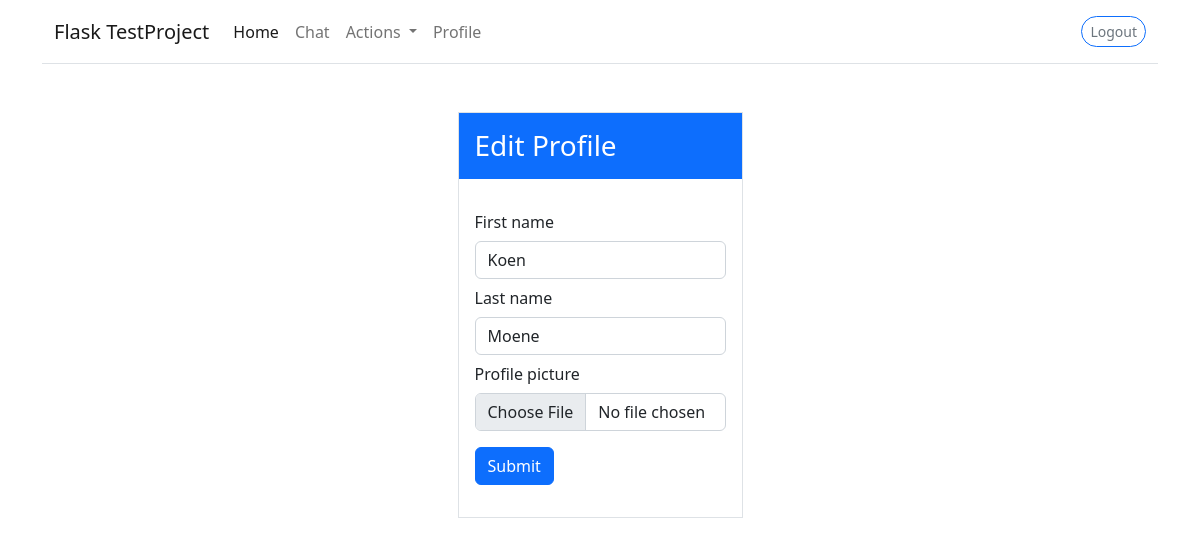
The page /createprofile (signed in) on the database as committed earlier.
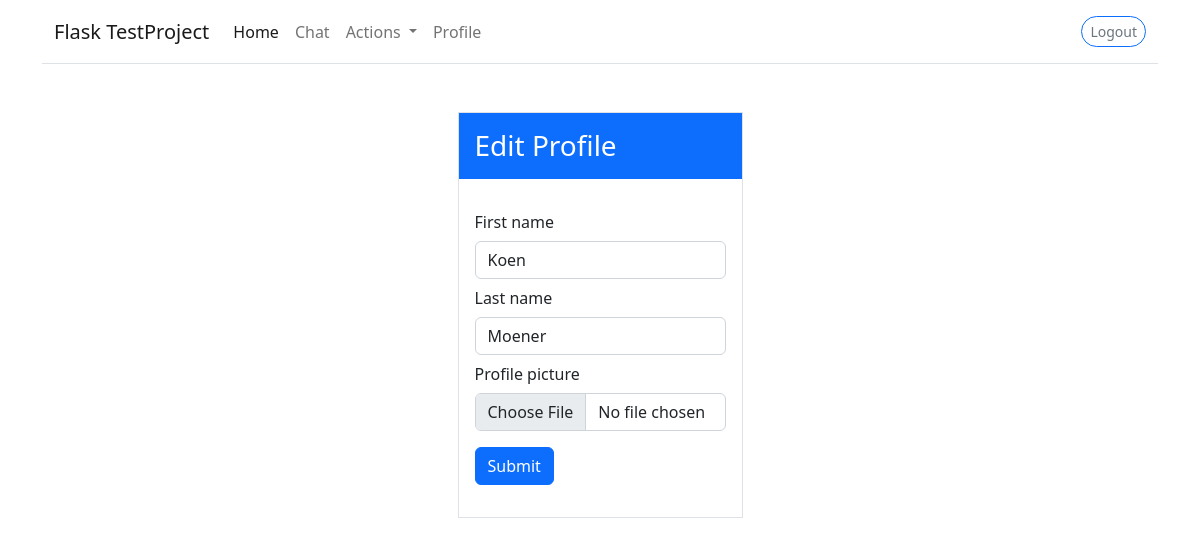
The same page on the database as committed later.
### models.py (models this page shows, shortened)
class Profile(db.Model):
    __tablename__ = 'profile'
    id = db.Column(db.Integer, primary_key=True)
    userid = db.Column(db.ForeignKey(User.id))
    first_name = db.Column(db.String())
    last_name = db.Column(db.String())
    picture = db.Column(db.String())
    last_updated = db.Column(db.DateTime(), default=datetime.now())

### bp_auth.py (the view, shortened to what this page needs)
@auth.route('/createprofile', methods=['GET', 'POST'])
@login_required
def create_profile():
    return render_template('create_profile.html')

### app.py (called while the page is built)
@login_manager.user_loader
def load_user(user_id):
    return User.query.get(int(user_id))

### templates/create_profile.html (shortened to what this page needs)
{%extends 'layouts/auth_layout.html'%}
{%block content%}
{%if current_user.profile == None %}
<div class="row align-items-center">
    <div class=" row-cols mt-5 col-md-3 mx-auto  border border-1 g-0">
        <div class="col bg-primary text-white">
            <h3 class="ml-2 p-3">Add Profile</h3>
        </div>
        <div class="g-3 p-3">
            <form enctype="multipart/form-data" action="" method="POST" class="form">
                <input type="hidden" name="_method" value="POST">
                <div class="col-auto">
                    <label for="firstname" class="col-form-label">First name</label>
                </div>
                <div class="col-auto">
                    <input type="text" name="firstname" placeholder="First name" class="form-control"
                        aria-describedby="emailHelpInline">
                </div>
                <div class="col-auto">
                </div>
                <div class="col-auto">
                    <label for="lastname" class="col-form-label">Last name</label>
                </div>
                <div class="col-auto">
                    <input type="text" name="lastname" placeholder="Last Name" class="form-control"
                        aria-describedby="passwordHelpInline">
                </div>
                <div class="col-auto">
                </div>
                <div class="col-auto">
                    <label for="pic_url" class="col-form-label">Profile picture</label>
                </div>
                <div class="col-auto">
                    <input type="file" name="file" placeholder="profile picture" class="form-control"
                        aria-describedby="passwordHelpInline">
                </div>
                <div class="col-auto">
                    <input type="submit" class="btn btn-primary mt-3" value="Submit">
                </div>
            </form>
        </div>
    </div>
</div>
{%else%}
<div class="row align-items-center">
    <div class=" row-cols mt-5 col-md-3 mx-auto  border border-1 g-0">
        <div class="col bg-primary text-white">
            <h3 class="ml-2 p-3">Edit Profile</h3>
        </div>
        <div class="g-3 p-3">
            <form enctype="multipart/form-data" action="" method="POST" class="form">
                <div class="col-auto">
                    <label for="firstname" class="col-form-label">First name</label>
                </div>
                <div class="col-auto">
                    <input type="text" name="firstname" placeholder="first name" class="form-control"
                        aria-describedby="emailHelpInline" value={{current_user.profile.first_name}}>
                </div>
                <div class="col-auto">
                    <label for="lastname" class="col-form-label">Last name</label>
                </div>
                <div class="col-auto">
                    <input type="text" name="lastname" placeholder="Last Name" class="form-control"
                        aria-describedby="passwordHelpInline" value="{{current_user.profile.last_name}}">
                </div>
                <div class="col-auto">
                    <label for="pic_url" class="col-form-label">Profile picture</label>
                </div>
                <div class="col-auto">
                    <input type="file" name="file" placeholder="picture" class="form-control"
                        value="{{current_user.profile.picture}}" />
                </div>
                <div class="col-auto">
                    <input type="submit" class="btn btn-primary mt-3" value="Submit">
                </div>
            </form>
        </div>
    </div>
</div>
{%endif%}
{%endblock%}

Rows that differ between the two databases and show on the page:
changed Profile "Koen": lastname "Moene" → "Moener"
